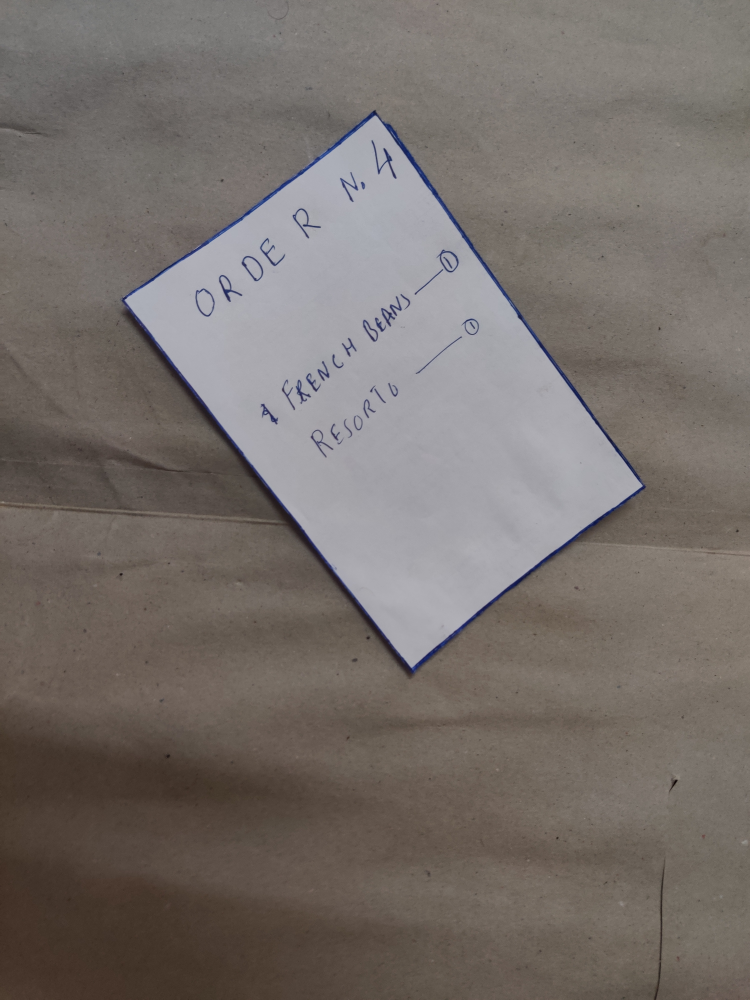
#> input picture DocumentScanner/3.jpg, 3000 x 4000 px (shown at 1/4 size)
$ python DocumentScanner.py
#> lines starting #> are read from the running program, lines starting #| are printed output that depends on the picture; after the words box and inside, x2 and y2 are one past the last pixel; in counts of white or black regions, pixels touching at a corner belong together
### DocumentScanner/transform.py
# this file used to crop rectangle with 4 pints and apply perspective transform
import numpy as np
import cv2

def order_points(pts):
    # we will take 4 pints and set them  in an ordered manner.
    # such that - top left, top right, bottom right , bottom left
    # -> 1,2,3,4
    rect = np.zeros((4,2),dtype="float32")

    s = pts.sum(axis=1)
    # top left -> least sum
    rect[0] = pts[np.argmin(s)]
    # bottom roght -> max sum
    rect[2] = pts[np.argmax(s)]


    diff = np.diff(pts,axis=1) # y-x
    # top right ->smallest diff
    rect[1] = pts[np.argmin(diff)]
    # bottom left -> largest diff
    rect[3] = pts[np.argmax(diff)]

    return rect

def four_point_transform(image,pts):

    rect = order_points(pts)
    (tl,tr,br,bl) = rect
    # now we need to obtain main width and height which is possible
    # find width of both upper and lower sides
    widthA =np.sqrt(((br[0]-bl[0])**2) + ((br[1] - bl[1])**2))
    widthB =np.sqrt(((tr[0]-tl[0])**2) + ((tr[1] - tl[1])**2))
    # now we consider the max width
    maxWidth = max(int(widthA), int(widthB))


    #similarly find the max height
    heightA = np.sqrt(((tr[0] - br[0]) ** 2) + ((tr[1] - br[1]) ** 2))
    heightB = np.sqrt(((tl[0] - bl[0]) ** 2) + ((tl[1] - bl[1]) ** 2))
    maxHeight = max(int(heightA), int(heightB))

    # now lets define the dimentions for the new image.
    dst = np.array([
        [0,0],
        [maxWidth-1,0],
        [maxWidth -1 , maxHeight -1],
        [0, maxHeight-1]] , dtype ="float32")

    # compute the perspective transform,
    M =cv2.getPerspectiveTransform(rect, dst)

    # apply this transform matrix on the image
    warped = cv2.warpPerspective(image, M, (maxWidth,maxHeight))

    # return the warpped image
    return [warped,maxWidth,maxHeight]


### DocumentScanner/DocumentScanner.py
# this file is used to scan documents
# we will identify the dc, crop it and apply perspective transform !

from transform import four_point_transform
from skimage.filters import threshold_local
import numpy as np
import cv2
import imutils

image = cv2.imread("3.jpg")
#> image is the input picture: shape (4000, 3000, 3); mean B, G, R 106.9, 111.2, 118.4
image = imutils.resize(image,height=500)
#> image: shape (500, 375, 3)
orig = image.copy()

# first step is to find edges

gray = cv2.cvtColor(image, cv2.COLOR_BGR2GRAY)
gray = cv2. GaussianBlur(gray , (3,3),0)
#cv2.imshow("blur", gray)
edged = cv2.Canny(gray, 75, 200)
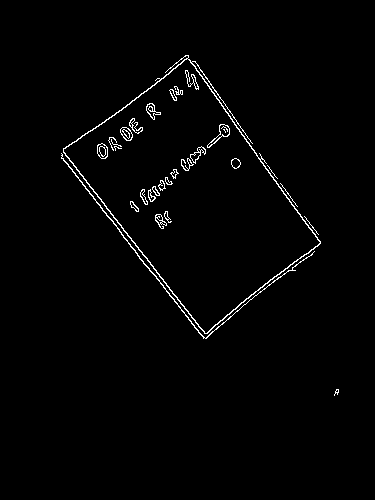
#> edged: shape (500, 375); 1.5% white in thin lines or dots, all inside (x1, y1, x2, y2) = (61, 55, 339, 396)

cv2.imshow("Step I - egde detection", edged)
cv2.waitKey(0)
# second step is to find contours
cnts = cv2.findContours(edged.copy(),cv2.RETR_LIST,cv2.CHAIN_APPROX_SIMPLE)
#> cnts = 65 contours, 22 with area under 20; largest, box (x1, y1, x2, y2) and area: (63, 55, 321, 334) 34711, (63, 58, 321, 334) 34236, (61, 153, 315, 339) 168, (207, 124, 230, 148) 156, (207, 124, 230, 148) 134
cnts = imutils.grab_contours(cnts)
# sort in descending order and select first 5
cnts = sorted(cnts , key = cv2.contourArea, reverse=True)[:5]
#> cnts = 5 contours; box (x1, y1, x2, y2) and area: (63, 55, 321, 334) 34711, (63, 58, 321, 334) 34236, (61, 153, 315, 339) 168, (207, 124, 230, 148) 156, (207, 124, 230, 148) 134


for c in cnts:
    # approx the contour
    peri = cv2.arcLength(c,True)
    # pass 1-5 percent of perimeter for epsilon
    approx = cv2.approxPolyDP(c, peri*.02, True)
    #cv2.drawContours(image, [c], -1, (0,255,0), 2)
    #cv2.imshow("c",image)
    #cv2.waitKey(0)
    # if the approximated contour has 4 points, then we have our rectangle
    # screen
    if len(approx) == 4:
        screenCnt = approx
        break
#> this loop made 1 pass
#> (peri, screenCnt) on pass 1: (1126.1, [[185, 55], [63, 152], [207, 333], [320, 241]])


cv2.drawContours(image, [screenCnt], -1, (0,255,0), 2)
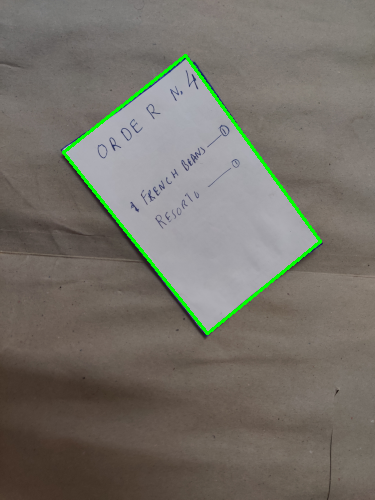
#> image: shape (500, 375, 3); mean B, G, R 105.1, 113.1, 116.9
cv2.imshow("Step II - detected contour",image)
cv2.waitKey(0)


# step 3 , apply perspective transform
#screenCnt has shape (4,1,2) , hence we need to reshape it before sendong
[warped,w,h] = four_point_transform(orig, screenCnt.reshape(4,2))
#> in order_points, `s = pts.sum(axis=1)`: s = [240, 215, 540, 561]
#> in order_points, `diff = np.diff(pts,axis=1)`: diff = [-130, 89, 126, -79]
#> in four_point_transform, `rect = order_points(pts)`: rect = [[63, 152], [185, 55], [320, 241], [207, 333]]
#> in four_point_transform, `(tl,tr,br,bl) = rect`: tl = [63, 152]; tr = [185, 55]; br = [320, 241]; bl = [207, 333]
#> in four_point_transform, `widthA =np.sqrt(((br[0]-bl[0])**2) + ((br[1] - bl[1])**2))`: widthA = 145.7
#> in four_point_transform, `widthB =np.sqrt(((tr[0]-tl[0])**2) + ((tr[1] - tl[1])**2))`: widthB = 155.9
#> in four_point_transform, `maxWidth = max(int(widthA), int(widthB))`: maxWidth = 155
#> in four_point_transform, `heightA = np.sqrt(((tr[0] - br[0]) ** 2) + ((tr[1] - br[1]) ** 2))`: heightA = 229.8
#> in four_point_transform, `heightB = np.sqrt(((tl[0] - bl[0]) ** 2) + ((tl[1] - bl[1]) ** 2))`: heightB = 231.3
#> in four_point_transform, `maxHeight = max(int(heightA), int(heightB))`: maxHeight = 231
#> in four_point_transform, `dst = np.array([ [0,0], [maxWidth-1,0], [maxWidth -1 , maxHeight -1], ..`: dst = [[0, 0], [154, 0], [154, 230], [0, 230]]
#> in four_point_transform, `M =cv2.getPerspectiveTransform(rect, dst)`: M = [[0.736, -0.585, 42.62], [0.555, 0.698, -141], [-0.000207, -0.000183, 1]]
#> in four_point_transform, `warped = cv2.warpPerspective(image, M, (maxWidth,maxHeight))`:
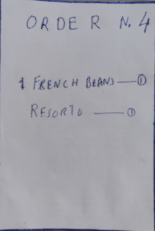
#> warped: shape (231, 155, 3); mean B, G, R 171, 163.2, 163.4
#> w = 155; h = 231
if h<w:
    warped = imutils.rotate_bound(warped, -90)

# convert im to gray and then threshold it
# to give black and white threshold effect
cv2.imshow("Document",imutils.resize(warped, height = 600))
cv2.waitKey(0)
warped = cv2.cvtColor(warped, cv2.COLOR_BGR2GRAY)
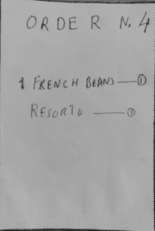
#> warped: shape (231, 155); min 34, max 178, mean 164.2

#for i in range(15):
T = threshold_local(warped,13,offset=7,method='gaussian')
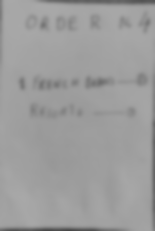
#> T: shape (231, 155) float64; min 71.14, max 168.8, mean 157.2
Warped =(warped > T).astype("uint8")*255
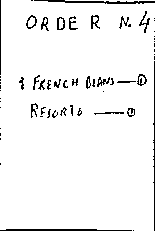
#> Warped: shape (231, 155); 95% white; black in thin lines or dots

cv2.imshow("Step III - applying perspective transform",imutils.resize(Warped, height = 600))
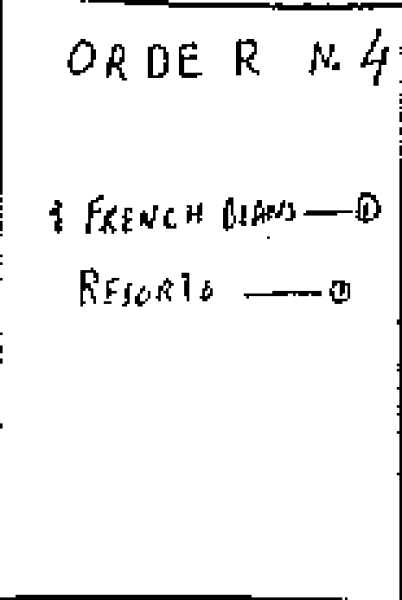
#> window 'Step III - applying perspectiv': shape (600, 402); min 0, max 255, mean 242.2
cv2.waitKey(0)

cv2.destroyAllWindows()

$ run again, with DocumentScanner/1.jpg copied over DocumentScanner/3.jpg
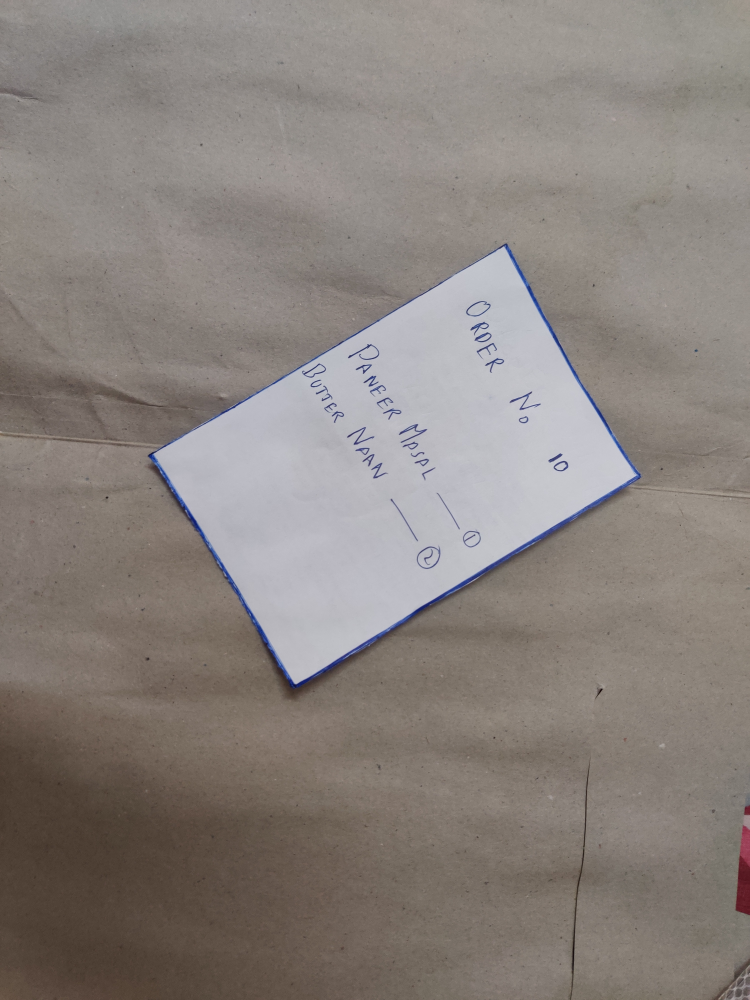
#> input picture DocumentScanner/1.jpg, 3000 x 4000 px (shown at 1/4 size)
#> image is the input picture: shape (4000, 3000, 3); mean B, G, R 125.6, 130.4, 137.8
#> `edged = cv2.Canny(gray, 75, 200)`:
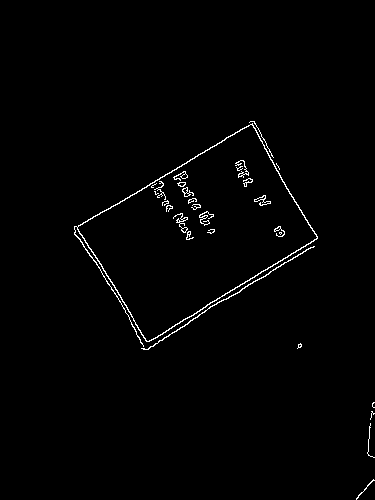
#> edged: shape (500, 375); 1.2% white in thin lines or dots, all inside (x1, y1, x2, y2) = (74, 121, 375, 500)
#> `cnts = cv2.findContours(edged.copy(),cv2.RETR_LIST,cv2.CHAIN_APPROX_SI..`: cnts = 46 contours, 33 with area under 20; largest, box (x1, y1, x2, y2) and area: (74, 123, 318, 347) 26908, (77, 124, 318, 342) 26530, (141, 246, 315, 350) 98, (173, 213, 188, 233) 46, (182, 187, 194, 197) 39
#> `cnts = sorted(cnts , key = cv2.contourArea, reverse=True)[:5]`: cnts = 5 contours; box (x1, y1, x2, y2) and area: (74, 123, 318, 347) 26908, (77, 124, 318, 342) 26530, (141, 246, 315, 350) 98, (173, 213, 188, 233) 46, (182, 187, 194, 197) 39
#> the loop `for c in cnts:` made 2 passes
#> (peri, screenCnt) on pass 2: (713.1, [[251, 124], [317, 237], [147, 341], [77, 227]])
#> s = [375, 554, 488, 304]
#> diff = [-127, -80, 194, 150]
#> rect = [[77, 227], [251, 124], [317, 237], [147, 341]]
#> tl = [77, 227]; tr = [251, 124]; br = [317, 237]; bl = [147, 341]
#> widthA = 199.3
#> widthB = 202.2
#> maxWidth = 202
#> heightA = 130.9
#> heightB = 133.8
#> maxHeight = 133
#> dst = [[0, 0], [201, 0], [201, 132], [0, 132]]
#> M = [[0.813, -0.499, 50.69], [0.486, 0.821, -223.7], [-0.000145, -3.62e-05, 1]]
#> w = 202; h = 133
#> Warped: shape (202, 133); 95.3% white; black in thin lines or dots
#> `cv2.imshow("Step III - applying perspective transform",imutils.resize(..`:
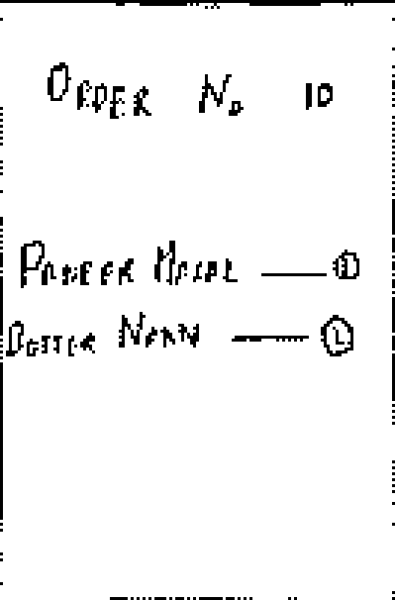
#> window 'Step III - applying perspectiv': shape (600, 395); min 0, max 255, mean 242.9

$ run again, with DocumentScanner/2.jpg copied over DocumentScanner/3.jpg
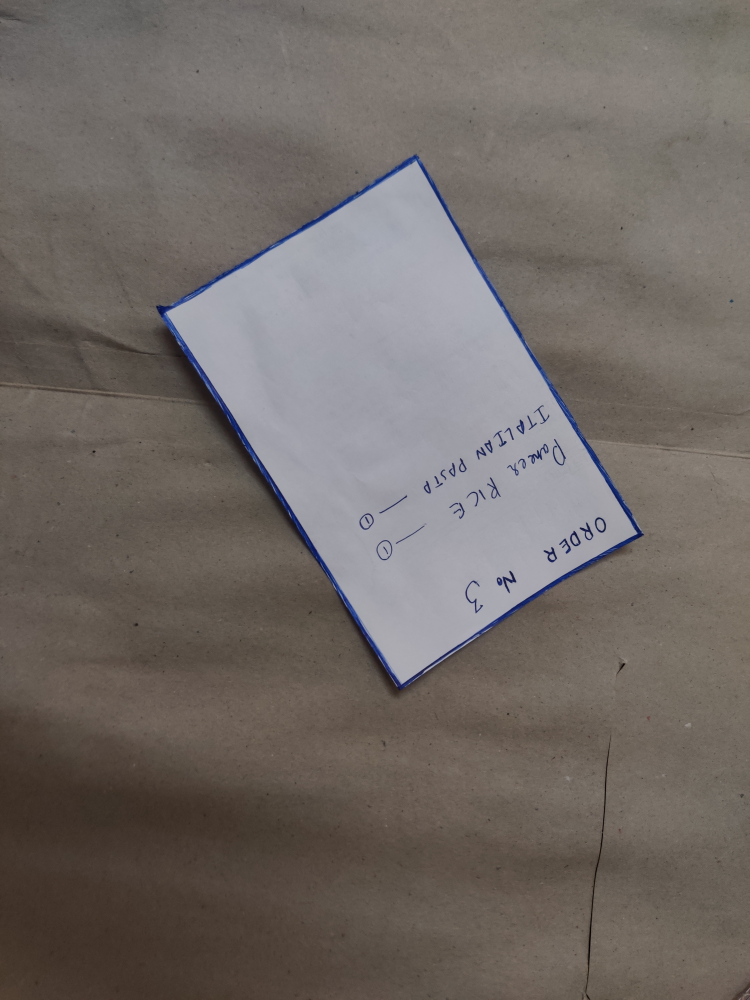
#> input picture DocumentScanner/2.jpg, 3000 x 4000 px (shown at 1/4 size)
#> image is the input picture: shape (4000, 3000, 3); mean B, G, R 101.5, 105.8, 112.9
#> `edged = cv2.Canny(gray, 75, 200)`:
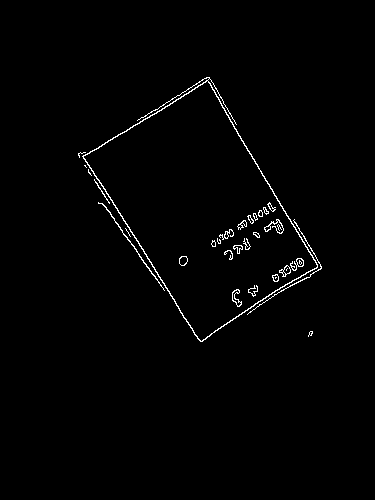
#> edged: shape (500, 375); 1.2% white in thin lines or dots, all inside (x1, y1, x2, y2) = (78, 77, 322, 342)
#> `cnts = cv2.findContours(edged.copy(),cv2.RETR_LIST,cv2.CHAIN_APPROX_SI..`: cnts = 60 contours, 38 with area under 20; largest, box (x1, y1, x2, y2) and area: (82, 77, 318, 342) 30924, (83, 80, 318, 342) 30536, (232, 289, 242, 307) 70, (279, 265, 291, 277) 64, (179, 256, 188, 266) 61
#> `cnts = sorted(cnts , key = cv2.contourArea, reverse=True)[:5]`: cnts = 5 contours; box (x1, y1, x2, y2) and area: (82, 77, 318, 342) 30924, (83, 80, 318, 342) 30536, (232, 289, 242, 307) 70, (279, 265, 291, 277) 64, (179, 256, 188, 266) 61
#> the loop `for c in cnts:` made 1 pass
#> (peri, screenCnt) on pass 1: (1071.6, [[209, 77], [82, 156], [200, 341], [317, 267]])
#> s = [286, 238, 541, 584]
#> diff = [-132, 74, 141, -50]
#> rect = [[82, 156], [209, 77], [317, 267], [200, 341]]
#> tl = [82, 156]; tr = [209, 77]; br = [317, 267]; bl = [200, 341]
#> widthA = 138.4
#> widthB = 149.6
#> maxWidth = 149
#> heightA = 218.5
#> heightB = 219.4
#> maxHeight = 219
#> dst = [[0, 0], [148, 0], [148, 218], [0, 218]]
#> M = [[0.784, -0.5, 13.71], [0.458, 0.737, -152.5], [-0.000197, -0.000256, 1]]
#> w = 149; h = 219
#> Warped: shape (219, 149); 94.2% white; black in thin lines or dots
#> `cv2.imshow("Step III - applying perspective transform",imutils.resize(..`:
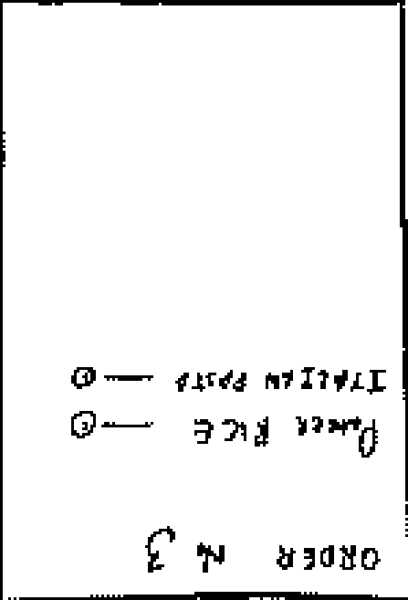
#> window 'Step III - applying perspectiv': shape (600, 408); min 0, max 255, mean 240.2

$ run again, with DocumentScanner/4.jpg copied over DocumentScanner/3.jpg
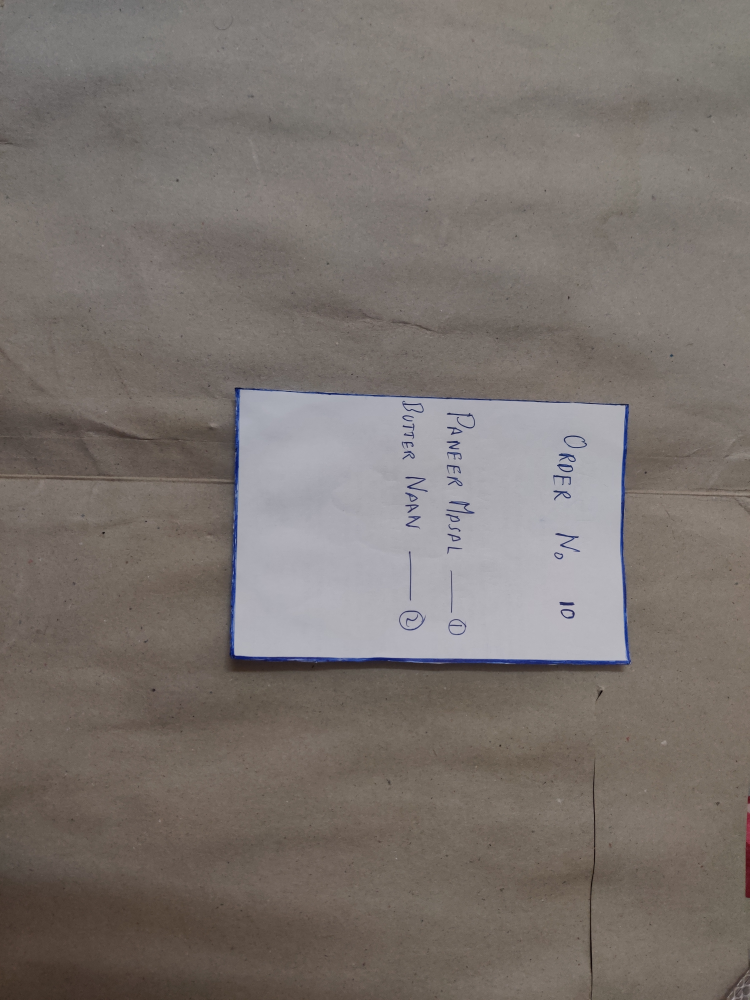
#> input picture DocumentScanner/4.jpg, 3000 x 4000 px (shown at 1/4 size)
#> image is the input picture: shape (4000, 3000, 3); mean B, G, R 110.2, 114.9, 122.4
#> edged: shape (500, 375); 0.71% white in thin lines or dots, all inside (x1, y1, x2, y2) = (116, 193, 375, 449)
#> `cnts = cv2.findContours(edged.copy(),cv2.RETR_LIST,cv2.CHAIN_APPROX_SI..`: cnts = 35 contours, 22 with area under 20; largest, box (x1, y1, x2, y2) and area: (116, 195, 314, 331) 25069, (116, 195, 314, 331) 25060, (202, 237, 215, 258) 52, (223, 205, 239, 218) 38, (203, 246, 209, 256) 32
#> `cnts = sorted(cnts , key = cv2.contourArea, reverse=True)[:5]`: cnts = 5 contours; box (x1, y1, x2, y2) and area: (116, 195, 314, 331) 25069, (116, 195, 314, 331) 25060, (202, 237, 215, 258) 52, (223, 205, 239, 218) 38, (203, 246, 209, 256) 32
#> the loop `for c in cnts:` made 1 pass
#> (peri, screenCnt) on pass 1: (658.4, [[120, 195], [117, 327], [313, 329], [312, 203]])
#> s = [315, 444, 642, 515]
#> diff = [75, 210, 16, -109]
#> rect = [[120, 195], [312, 203], [313, 329], [117, 327]]
#> tl = [120, 195]; tr = [312, 203]; br = [313, 329]; bl = [117, 327]
#> widthA = 196
#> widthB = 192.2
#> maxWidth = 196
#> heightA = 126
#> heightB = 132
#> dst = [[0, 0], [195, 0], [195, 131], [0, 131]]
#> M = [[0.969, 0.022, -120.6], [-0.0422, 1.01, -192.5], [-0.000245, 0.000154, 1]]
#> w = 196; h = 132
#> Warped: shape (196, 132); 94.8% white; black in thin lines or dots
#> `cv2.imshow("Step III - applying perspective transform",imutils.resize(..`:
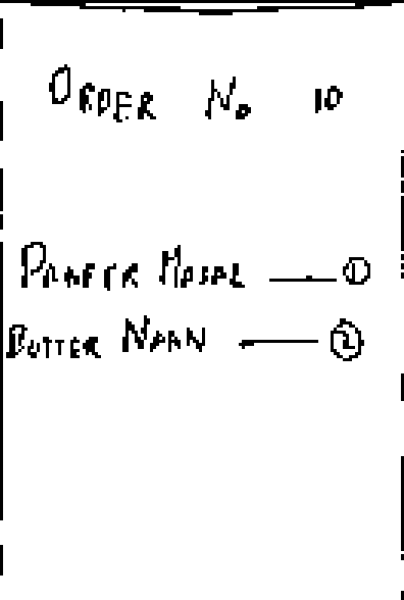
#> window 'Step III - applying perspectiv': shape (600, 404); min 0, max 255, mean 241.8
